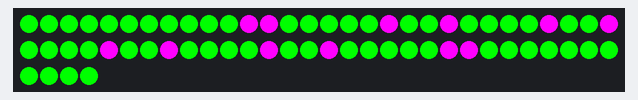
The sketch below on a simulated Arduino Uno, built with avr-gcc and run on an emulated ATmega328P. On the bench: 64 RGB LEDs in strip order, left to right, continuing on the next row. The strip is taken to match the declared colour order.

Above: at 0.2 s.
At 2.3 s:
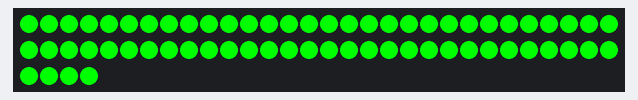
At 3.5 s:
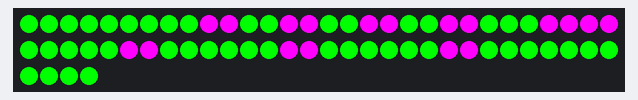
At 8.0 s:
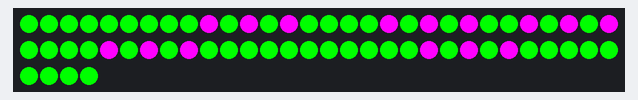

Measured:
- by itself, everything shown: repeats every 8.9 s, in 15 steps
- what the display in image 0 shows lasts 1.0 s, from 0.1 s to 1.1 s

The sketch:

matrix-text.ino
```cpp
#include <Adafruit_NeoPixel.h>

#define _BV(bit) (1 << (bit))
// #define MATRIX_PIN 1
// #define MATRIX_PIN 32
#define MATRIX_PIN 12

#define DEBUG_MODE false

uint8_t matrixState[8] = {0};

Adafruit_NeoPixel matrix = Adafruit_NeoPixel(64, MATRIX_PIN, NEO_RGB + NEO_KHZ800);

void setup()
{
  Serial.begin(115200);
  matrix.begin();
  matrix.show();

  for (uint8_t i = 0; i < 8; i++)
  {
    matrixState[i] = i;
  }
}

void render8x8State(int *state, uint32_t color)
{

  for (int row = 0; row < 8; row++)
  {
    int currentBtye = state[row];
    if (row % 2 != 0)
    {
      currentBtye = reverseByte(currentBtye, 8);
      if (DEBUG_MODE)
      {
        Serial.print("original: ");
        Serial.print(currentBtye, BIN);
        Serial.print(", flipped: ");
        Serial.println(currentBtye, BIN);
      }
    }

    renderRow(row, currentBtye, color);

    // delay(300);
  }
}

void renderRow(int row, uint16_t data, uint32_t color)
{
  if (DEBUG_MODE)
  {
    Serial.print("For row: ");
    Serial.println(row);
    Serial.print(", data: ");
    Serial.println(data, BIN);
  }
  for (uint8_t i = 0; i < 8; i++) // TODO rewrite to dynamically determine size just to keep it clean
  {
    int currentByte = _BV(i) & data;
    int index = (row * 8) + i;
    // int exponent = (int)(log(currentByte) / log(2));

    if (DEBUG_MODE)
    {
      Serial.print("row: ");
      Serial.print(row * 8);
      Serial.print(", bitmask: ");
      Serial.print(_BV(i), BIN);
      Serial.print(", current byte: ");
      Serial.print(currentByte, BIN);
      Serial.print(", matrix index: ");
      Serial.print(index);
    }
    if (currentByte != 0)
    {
      if (DEBUG_MODE)
      {
        Serial.print(" index: ");
        Serial.print(index);
        Serial.print(": ON, ");
      }
      matrix.setPixelColor(index, color);
      matrix.show();
      // delay(50);
    }
    else
    {
      if (DEBUG_MODE)
      {
        Serial.print(" index: ");
        Serial.print(index);
        Serial.print(": OFF, ");
      }
      // matrix.setPixelColor(index, matrix.Color(0, 0, 0));
    }
    if (DEBUG_MODE)
      Serial.println("");
  }
  // matrix.show();
  delay(10);
}

uint16_t reverseByte(uint16_t byte, int length)
{
  uint_fast16_t reversed = 0;
  for (uint8_t i = 0; i < length; i++)
  {
    reversed <<= 1;
    reversed += byte & 0x01;
    byte >>= 1;
  }
  return reversed;
}

void testGridFill()
{
  for (int i = 0; i < 8; i++)
  {
    testRowFill(i);
    delay(50);
  }
}

void testRowFill(int row)
{

  for (int i = 0; i < 8; i++)
  {
    int index = (row * 8) + i;
    matrix.setPixelColor(index, matrix.Color(0, 255, 255));
    matrix.show();
    // delay(50);
  }
}

void clearStrip(uint32_t color)
{
  // * one by one for all 64
  for (int i = 0; i < 64; i++)
  {
    matrix.setPixelColor(i, color);
  }
  matrix.show();
}

void loop()
{

  int stairStep[8] = {0x01, 0x03, 0x07, 0x0F, 0x1F, 0x3F, 0x7F, 0xFF};
  int fullGrid[8] = {0xFF, 0xFF, 0xFF, 0xFF, 0xFF, 0xFF, 0xFF, 0xFF};
  int random[8] = {0xFF, 0xAA, 0x81, 0x99, 0x18, 0xE2, 0x47, 0xFF};
  int boxInBox[8] = {0xFF, 0x81, 0x81, 0x99, 0x99, 0x81, 0x81, 0xFF};

  int L[8] = {0, 0x30, 0x30, 0x30, 0x30, 0x3c, 0x3c, 0};
  int I[8] = {0, 0x3c, 0x18, 0x18, 0x18, 0x18, 0x3c, 0};
  int Y[8] = {0, 0x66, 0x66, 0x3c, 0x18, 0x18, 0x18, 0};

  int O[8] = {0, 0x18, 0x24, 0x24, 0x24, 0x24, 0x18, 0};
  int H[8] = {0, 0x24, 0x24, 0x24, 0x3c, 0x24, 0x24, 0};
  int E[8] = {0, 0x3c, 0x20, 0x3c, 0x20, 0x20, 0x3c, 0};
  int A[8] = {0, 0x18, 0x24, 0x24, 0x3c, 0x24, 0x24, 0};
  int tripleBang[8] = {0, 0x54, 0x54, 0x54, 0x54, 0x0, 0x54, 0};
  int space[8] = {0, 0, 0, 0, 0, 0, 0, 0};

  // render8x8State(boxInBox, matrix.Color(255, 0, 255));
  // matrix.clear();
  // matrix.show();
  // render8x8State(fullGrid, matrix.Color(121, 20, 23));
  // matrix.clear();
  // matrix.show();
  // render8x8State(stairStep, matrix.Color(217, 175, 45));
  // matrix.clear();
  // matrix.show();
  // render8x8State(random, matrix.Color(36, 159, 233));
  // matrix.clear();
  // matrix.show();

  // matrix.clear();
  // matrix.show();

  // render8x8State(boxInBox, matrix.Color(255, 0, 0));
  // matrix.clear();
  // matrix.show();

  // delay(1000);

  // testGridFill();
  // delay(1000);

  // matrix.clear();
  // matrix.show();
  // delay(1000);

  clearStrip(matrix.Color(0, 255, 0));
  render8x8State(O, matrix.Color(255, 0, 255));
  delay(1000);
  clearStrip(matrix.Color(0, 255, 0));
  render8x8State(H, matrix.Color(255, 0, 255));
  delay(1000);
  clearStrip(matrix.Color(0, 255, 0));
  render8x8State(space, matrix.Color(255, 0, 255));
  delay(1000);
  clearStrip(matrix.Color(0, 255, 0));
  render8x8State(Y, matrix.Color(255, 0, 255));
  delay(1000);
  clearStrip(matrix.Color(0, 255, 0));
  render8x8State(E, matrix.Color(255, 0, 255));
  delay(1000);
  clearStrip(matrix.Color(0, 255, 0));
  render8x8State(A, matrix.Color(255, 0, 255));
  delay(1000);
  clearStrip(matrix.Color(0, 255, 0));
  render8x8State(H, matrix.Color(255, 0, 255));
  delay(1000);
  clearStrip(matrix.Color(0, 255, 0));
  render8x8State(tripleBang, matrix.Color(255, 0, 255));
  delay(1000);
  clearStrip(matrix.Color(0, 255, 0));
  return;

  // * one by one for all 64
  for (int i = 0; i < 64; i++)
  {
    matrix.setPixelColor(i, matrix.Color(255, 0, 0));
    matrix.show();
    delay(50);
  }
  delay(3000);
  clearStrip(matrix.Color(0, 0, 0));

  // * Row by row without function calls
  for (int i = 0; i < 8; i++)
  {
    for (int j = 0; j < 8; j++)
    {
      matrix.setPixelColor((8 * i) + j, matrix.Color(0, 255, 0));
    }
    matrix.show();
    delay(50);
  }
  delay(3000);
  clearStrip(matrix.Color(0, 0, 0));

  // * Row by row extracted to two functions
  testGridFill();
  delay(1000);
  clearStrip(matrix.Color(0, 0, 0));

  // * original row by row
  render8x8State(fullGrid, matrix.Color(255, 255, 0));
  clearStrip(matrix.Color(0, 0, 0));

  delay(1000);

  // * original row by row
  render8x8State(boxInBox, matrix.Color(255, 255, 255));
  clearStrip(matrix.Color(0, 0, 0));

  delay(1000);
  // matrix.clear();
  clearStrip(matrix.Color(0, 0, 0));
}
```
